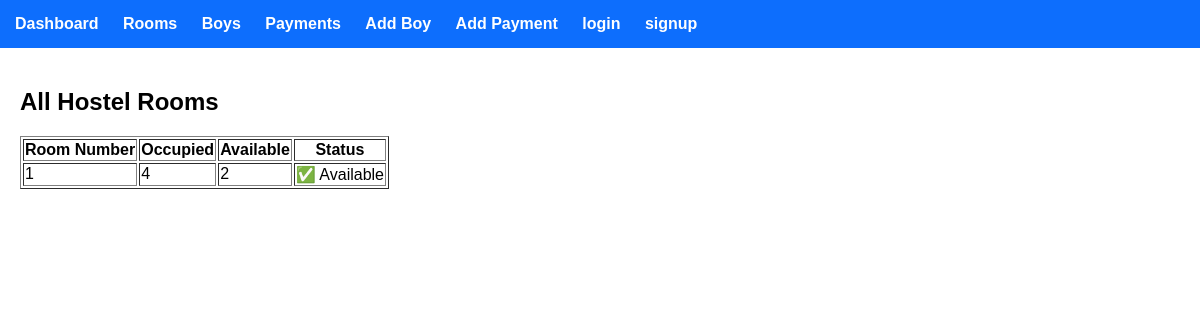
/rooms/, run on the app's committed database.
### hostal/models.py (models this page shows, shortened)
class Room(models.Model):
    MAX_SEATS = 6
    room_number = models.CharField(max_length=10, unique=True)
    created_at = models.DateTimeField(auto_now_add=True)
    @property
    def available_seats(self):
        return self.MAX_SEATS - self.boys.count()
    @property
    def is_full(self):
        return self.boys.count() >= self.MAX_SEATS

### hostal/views.py (the view)
# urls.py: path("rooms/", views.room_list, name="room_list"),
def room_list(request):
    rooms = Room.objects.all()
    return render(request, "hostal/room_list.html", {"rooms": rooms})

### hostal/templates/hostal/room_list.html (shortened to what this page needs)
{% extends 'payment/base.html' %}
{% block content %}
<!DOCTYPE html>
<html>
<head>
</head>
<body>
<h2>All Hostel Rooms</h2>
<table border="1">
    <tr>
        <th>Room Number</th>
        <th>Occupied</th>
        <th>Available</th>
        <th>Status</th>
    </tr>
    {% for room in rooms %}
    <tr>
        <td>{{ room.room_number }}</td>
        <td>{{ room.boys.count }}</td>
        <td>{{ room.available_seats }}</td>
        <td>
            {% if room.is_full %}
                ❌ Full
            {% else %}
                ✅ Available
            {% endif %}
        </td>
    </tr>
    {% endfor %}
</table>
</body>
</html>
{% endblock %}

### payment/templates/payment/base.html (style rules this page uses)
body { margin:0; font-family:Arial; }

### data on the page
Room: room_number "1", boys.count "4", available_seats "2", shows "✅ Available"
